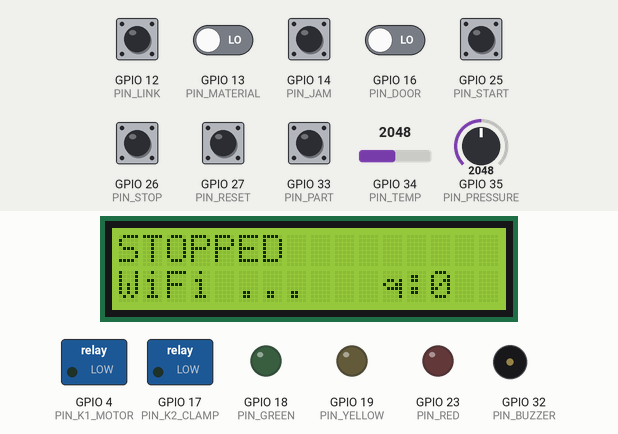
Recording of a sketch running on a simulated ESP32. Parts: 16×2 character LCD, switched loads named in the sketch (green lamp = pin HIGH), output pins drawn as LEDs (lit = HIGH), buzzer (waves = sounding). Dashed ring = blinking. Inputs (shaded band) come from the test bench; at power-on: GPIO 14 (PIN_JAM), GPIO 25 (PIN_START), GPIO 26 (PIN_STOP), GPIO 27 (PIN_RESET), GPIO 33 (PIN_PART) HIGH, GPIO 12 (PIN_LINK), GPIO 13 (PIN_MATERIAL), GPIO 16 (PIN_DOOR) LOW, GPIO 34 (PIN_TEMP) = 2048, GPIO 35 (PIN_PRESSURE) = 2048 (analog values on the 0–4095 scale). WiFi joins after 1.5 s; servers stay silent unless stated; random numbers use the default seed unless the sketch sets one; no MQTT or app messages arrive unless stated; what the sketch prints to the serial monitor is not drawn.

Above: at 1.2 s.
1.3 s: GPIO 25 (PIN_START) pulled LOW for 0.15 s
At 1.83 s:
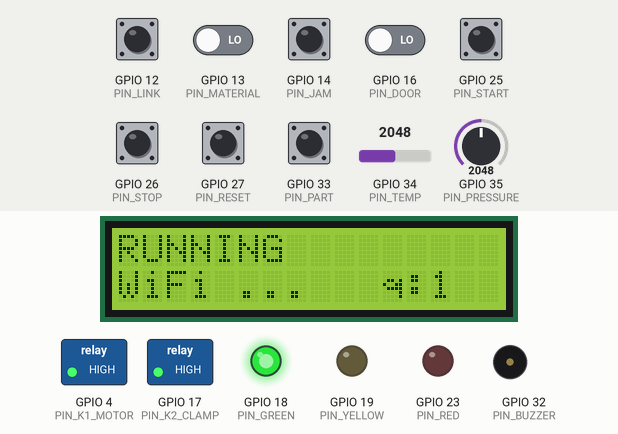
2.0 s: GPIO 34 (PIN_TEMP) set to 491
At 3.8 s:
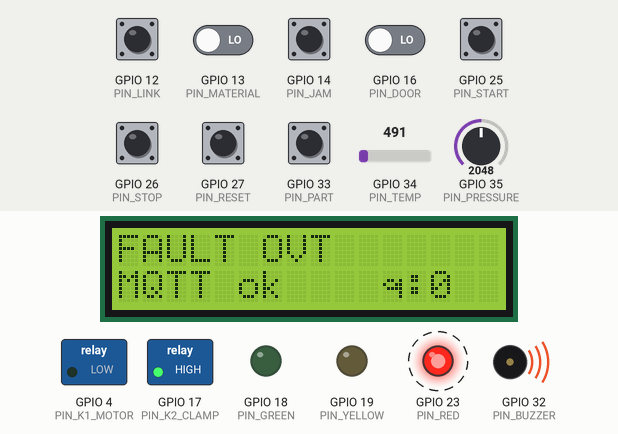
5.0 s: GPIO 12 (PIN_LINK) pulled HIGH for 0.15 s
At 5.37 s:
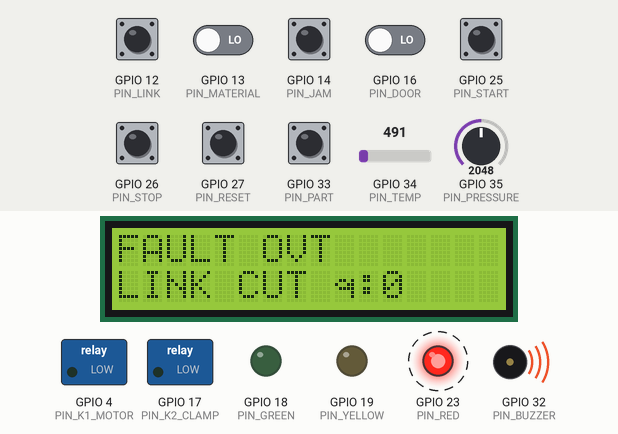
5.7 s: GPIO 16 (PIN_DOOR) driven HIGH
At 7.0 s:
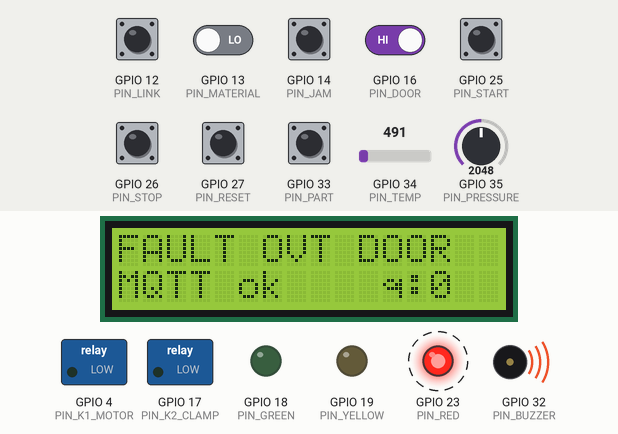
8.7 s: GPIO 12 (PIN_LINK) pulled HIGH for 1 s
At 9.4 s:
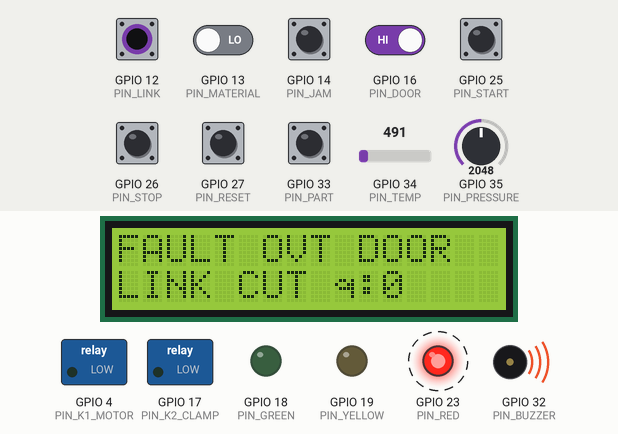
Timing chart, 0 to 12.9 s (numbered marks = the images above; inputs shaded):
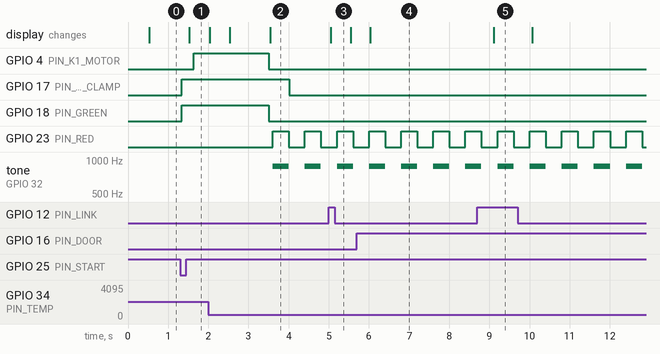

The sketch:

sketch.ino
```cpp
// ChinarSoft — Industrial ESP32 with Wokwi, Episode 6
// Publish machine data with MQTT: JSON, topic design, retained messages and a last will.
//
// Same machine as Episode 4 (andon, START / STOP / RESET / JAM, material, PART counter, NTC,
// 4-20 mA air pressure, K1 MOTOR + K2 CLAMP relays, guard door) - now on the network.
//
// Two cores, two jobs:
//   core 1 (loop)        = the machine. It never waits for the network.
//   core 0 (networkTask) = Wi-Fi + MQTT. It reads a snapshot of the machine and a queue of events.
//
// Topics (every run gets its own random id, printed at boot):
//   chinarsoft/demo/<id>/status  "online" / "offline"   retained, "offline" is the LAST WILL
//   chinarsoft/demo/<id>/state   JSON snapshot           retained, on every change + every 5 s
//   chinarsoft/demo/<id>/event   text events             not retained
//   chinarsoft/demo/<id>/cmd     subscribe: start / stop / reset (same checks as the buttons)
//
// Watch it: any MQTT client -> broker.hivemq.com:1883, subscribe to chinarsoft/demo/<id>/#
// LINK switch (GPIO 12): flip it to cut the "cable" silently - the broker notices after
// 1.5 x keep-alive (15 s) and publishes the last will for us.
//
// State codes = ChinarSoft Virtual Machine HR0: 0 STOPPED, 1 RUNNING, 2 IDLE, 3 FAULT
// Reasons     = HR1: 0 none, 1 material shortage, 2 jam, 3 motor overload, 4 sensor fault,
//               9 guard open (our own code)

#include <Wire.h>
#include <LiquidCrystal_I2C.h>
#include <math.h>
#include <WiFi.h>
#include <PubSubClient.h>

// ---------- pins ----------
const int PIN_START    = 25;
const int PIN_STOP     = 26;
const int PIN_RESET    = 27;
const int PIN_JAM      = 14;
const int PIN_MATERIAL = 13;  // slide switch: connected to GND = material present
const int PIN_PART     = 33;  // part sensor (push button "PART", key P)
const int PIN_TEMP     = 34;  // NTC, ADC1
const int PIN_PRESSURE = 35;  // 4-20 mA across 165 ohm, ADC1
const int PIN_DOOR     = 16;  // guard door switch: connected to GND = closed
const int PIN_LINK     = 12;  // Episode 6: "network cable" switch, connected to GND = link OK

const int PIN_K1_MOTOR = 4;   // relay inputs: pins that stay LOW while the ESP32 boots
const int PIN_K2_CLAMP = 17;  // (avoid the strapping pins 0, 2, 5, 12, 15)

const int PIN_GREEN  = 18;
const int PIN_YELLOW = 19;
const int PIN_RED    = 23;
const int PIN_BUZZER = 32;

LiquidCrystal_I2C lcd(0x27, 16, 2);

// ---------- limits ----------
const float TEMP_WARN_ON  = 60.0;
const float TEMP_WARN_OFF = 55.0;
const float TEMP_TRIP     = 75.0;
const float TEMP_RESET_OK = 70.0;
const float MA_MIN        = 3.6;
const float MA_MAX        = 21.0;
const float BAR_FULL      = 10.0;
const float SHUNT_OHM     = 165.0;
const float FILTER_ALPHA  = 0.1;

const unsigned long CLAMP_SETTLE_MS = 300;  // clamp closes before the motor starts
const unsigned long MOTOR_COAST_MS  = 500;  // motor stops before the clamp opens

// ---------- states ----------
enum State { STOPPED = 0, RUNNING = 1, IDLE = 2, FAULT = 3 };
enum Reason { NONE = 0, MATERIAL_SHORTAGE = 1, JAM = 2, MOTOR_OVERLOAD = 3, SENSOR_FAULT = 4,
              GUARD_OPEN = 9 };

const char* STATE_NAMES[]  = { "STOPPED", "RUNNING", "IDLE", "FAULT" };
const char* REASON_NAMES[] = { "-", "material", "jam", "motor overtemp", "sensor fault",
                               "", "", "", "", "guard open" };
const char* REASON_SHORT[] = { "", " MAT", " JAM", " OVT", " SNS", "", "", "", "", " GRD" };

State  state  = STOPPED;
Reason reason = NONE;
unsigned long stateSince = 0;

// ---------- buttons with a simple debounce (Episode 1) ----------
struct Button {
  int pin;
  bool stable;
  bool lastRead;
  unsigned long changedAt;
};

Button btnStart = { PIN_START, true, true, 0 };
Button btnStop  = { PIN_STOP,  true, true, 0 };
Button btnReset = { PIN_RESET, true, true, 0 };
Button btnJam   = { PIN_JAM,   true, true, 0 };

// ---------- sensor values (Episode 3) ----------
float tempC = 25.0;
float mA = 12.0;
float bar = 5.0;
bool tempBroken = false;
bool loopBroken = false;
bool hot = false;

// ---------- relays ----------
bool k1Motor = false;
bool k2Clamp = false;
unsigned long clampOnSince = 0;   // when K2 closed
unsigned long motorOffSince = 0;  // when K1 opened
const char* block = "-";          // first interlock that holds the motor off
volatile int remoteCmd = 0;       // Episode 6: set by an MQTT command (core 0), used once by core 1

// ---------- shared between the cores (Episode 6) ----------
struct Snapshot {
  uint8_t state, reason, motor, clamp, door;
  float tempC, bar;
  uint32_t good;
  uint16_t cycleDs;
};
Snapshot snap;                                         // written by core 1, read by core 0
portMUX_TYPE snapMux = portMUX_INITIALIZER_UNLOCKED;   // a tiny lock around the copy
QueueHandle_t eventQ;                                  // events waiting for the network
volatile uint32_t eventsDropped = 0;                   // queue full -> counted, not blocked

// The machine never waits for the network: if the queue is full, the event is dropped.
void logEvent(const char* text) {
  Serial.println(text);
  char item[64];
  strncpy(item, text, sizeof(item) - 1);
  item[sizeof(item) - 1] = 0;
  if (xQueueSend(eventQ, item, 0) != pdTRUE) eventsDropped++;
}

bool pressed(Button& b) {
  bool now = digitalRead(b.pin);
  if (now != b.lastRead) {
    b.lastRead = now;
    b.changedAt = millis();
  }
  if (millis() - b.changedAt > 30 && now != b.stable) {
    b.stable = now;
    return b.stable == LOW;
  }
  return false;
}

bool materialPresent() { return digitalRead(PIN_MATERIAL) == LOW; }
bool doorClosed()      { return digitalRead(PIN_DOOR) == LOW; }
bool sensorFault()     { return tempBroken || loopBroken; }

// ---------- part counting (Episode 2) ----------
const unsigned long QUIET_US = 20000;
volatile uint32_t rawEdges = 0;
volatile unsigned long lastEdgeUs = 0;

void IRAM_ATTR onPartChange() {
  if (digitalRead(PIN_PART) == LOW) rawEdges++;
  lastEdgeUs = micros();
}

bool partStable = HIGH;
uint32_t goodCount = 0;
unsigned long lastPartMs = 0;
unsigned int cycleDs = 0;

void setState(State s, Reason r) {
  if (s == state && r == reason) return;
  if (s != RUNNING) lastPartMs = 0;
  state = s;
  reason = r;
  stateSince = millis();
  char ev[64];
  if (reason != NONE) snprintf(ev, sizeof(ev), "-> %s (%s)", STATE_NAMES[state], REASON_NAMES[reason]);
  else snprintf(ev, sizeof(ev), "-> %s", STATE_NAMES[state]);
  logEvent(ev);
}

// ---------- sensors every 50 ms (Episode 3, filter + hysteresis always on) ----------
unsigned long lastSample = 0;

void readSensors() {
  if (millis() - lastSample < 50) return;
  lastSample = millis();

  int t = analogRead(PIN_TEMP);
  tempBroken = (t < 20 || t > 4075);
  if (!tempBroken) {
    const float BETA = 3950;
    float raw = 1 / (log(1 / (4095. / t - 1)) / BETA + 1.0 / 298.15) - 273.15;
    tempC += FILTER_ALPHA * (raw - tempC);
    if (!hot && tempC >= TEMP_WARN_ON) hot = true;
    if (hot && tempC < TEMP_WARN_OFF) hot = false;
  }

  int p = analogRead(PIN_PRESSURE);
  mA = p * 3.3 / 4095.0 / SHUNT_OHM * 1000.0;
  loopBroken = (mA < MA_MIN || mA > MA_MAX);
  bar = (mA - 4.0) * BAR_FULL / 16.0;
  if (bar < 0) bar = 0;
}

void updateStateMachine() {
  int cmd = remoteCmd;               // a remote command = the same button
  remoteCmd = 0;
  bool start = pressed(btnStart) || cmd == 1;
  bool stop  = pressed(btnStop)  || cmd == 2;
  bool reset = pressed(btnReset) || cmd == 3;
  bool jam   = pressed(btnJam);
  bool material = materialPresent();

  // protections first: they beat any button
  if (state == RUNNING || state == IDLE) {
    if (sensorFault())      { setState(FAULT, SENSOR_FAULT);   return; }
    if (tempC >= TEMP_TRIP) { setState(FAULT, MOTOR_OVERLOAD); return; }
    if (!doorClosed())      { setState(STOPPED, GUARD_OPEN);   return; }  // no restart on close
  }

  switch (state) {
    case STOPPED:
      if (start) {
        if (!doorClosed())               logEvent("start refused: guard door open");
        else if (sensorFault())          logEvent("start refused: sensor fault");
        else if (tempC >= TEMP_RESET_OK) logEvent("start refused: motor too hot");
        else setState(material ? RUNNING : IDLE, material ? NONE : MATERIAL_SHORTAGE);
      }
      break;
    case RUNNING:
      if (stop)           setState(STOPPED, NONE);
      else if (jam)       setState(FAULT, JAM);
      else if (!material) setState(IDLE, MATERIAL_SHORTAGE);
      break;
    case IDLE:
      if (stop)          setState(STOPPED, NONE);
      else if (material) setState(RUNNING, NONE);
      break;
    case FAULT:
      if (reset) {
        if (sensorFault())               logEvent("reset refused: sensor fault");
        else if (tempC >= TEMP_RESET_OK) logEvent("reset refused: motor too hot");
        else setState(STOPPED, NONE);
      }
      break;
  }
}

// ---------- the interlock layer: checked every loop, not only when a button is pressed ----------
bool motorAllowed() {
  if (state != RUNNING)                         { block = "state";  return false; }
  if (!doorClosed())                            { block = "door";   return false; }
  if (sensorFault())                            { block = "sensor"; return false; }
  if (tempC >= TEMP_TRIP)                       { block = "temp";   return false; }
  if (!k2Clamp)                                 { block = "clamp";  return false; }
  if (millis() - clampOnSince < CLAMP_SETTLE_MS) { block = "clamp";  return false; }
  block = "-";
  return true;
}

void setRelay(int pin, bool& now, bool want, const char* name) {
  if (want == now) return;
  now = want;
  digitalWrite(pin, want ? HIGH : LOW);
  Serial.print(name);
  Serial.println(want ? " ON" : " OFF");
}

void updateRelays() {
  unsigned long t = millis();

  // K1 motor: on only while every interlock agrees, off at once otherwise
  bool wasMotor = k1Motor;
  setRelay(PIN_K1_MOTOR, k1Motor, motorAllowed(), "K1 MOTOR");
  if (wasMotor && !k1Motor) motorOffSince = t;

  // K2 clamp: closes when RUNNING, opens only after the motor has been off for 500 ms
  bool wantClamp;
  if (state == RUNNING && doorClosed()) wantClamp = true;
  else if (k1Motor) wantClamp = true;
  else if (k2Clamp && t - motorOffSince < MOTOR_COAST_MS) wantClamp = true;
  else wantClamp = false;
  if (wantClamp && !k2Clamp) clampOnSince = t;
  setRelay(PIN_K2_CLAMP, k2Clamp, wantClamp, "K2 CLAMP");
}

// ---------- count parts (Episode 2) ----------
void updateCounter() {
  if (micros() - lastEdgeUs < QUIET_US) return;
  bool level = digitalRead(PIN_PART);
  if (level == partStable) return;
  partStable = level;
  if (level == LOW && state == RUNNING && k1Motor) {   // no motor, no part
    unsigned long now = millis();
    if (lastPartMs != 0) cycleDs = (now - lastPartMs + 50) / 100;
    lastPartMs = now;
    goodCount++;
  }
}

// ---------- outputs ----------
void updateAndon() {
  bool blink = (millis() / 400) % 2;
  digitalWrite(PIN_GREEN,  state == RUNNING);
  digitalWrite(PIN_YELLOW, state == IDLE || (state == STOPPED && reason == GUARD_OPEN && blink));
  digitalWrite(PIN_RED,    state == FAULT && blink);

  static bool buzzing = false;
  bool wantBuzz = (state == FAULT && blink);
  if (wantBuzz != buzzing) {
    buzzing = wantBuzz;
    if (buzzing) tone(PIN_BUZZER, 880);
    else noTone(PIN_BUZZER);
  }
}

void serial1(float v) {
  int x = (int)(v * 10 + (v < 0 ? -0.5 : 0.5));
  if (x < 0) { Serial.print("-"); x = -x; }
  Serial.print(x / 10);
  Serial.print(".");
  Serial.print(x % 10);
}

unsigned long lastReport = 0;

// ---------- network (Episode 6): everything below runs on core 0 ----------
const char* WIFI_SSID = "Wokwi-GUEST";
const char* MQTT_HOST = "broker.hivemq.com";
const uint16_t MQTT_PORT = 1883;
const uint16_t KEEPALIVE_S = 10;          // the broker gives up after 1.5 x 10 s of silence
const unsigned long STATE_EVERY_MS = 5000;

WiFiClient net;
PubSubClient mqtt(net);
char clientId[24];
char tStatus[48], tState[48], tEvent[48], tCmd[48];
volatile bool wifiOk = false, mqttOk = false, linkOk = true;
volatile uint32_t published = 0;

void onCommand(char* topic, byte* payload, unsigned int len) {
  char c[16];
  unsigned int n = len < sizeof(c) - 1 ? len : sizeof(c) - 1;
  for (unsigned int i = 0; i < n; i++) c[i] = tolower(payload[i]);
  c[n] = 0;
  Serial.print("MQTT <- cmd: ");
  Serial.println(c);
  if      (!strcmp(c, "start")) remoteCmd = 1;
  else if (!strcmp(c, "stop"))  remoteCmd = 2;
  else if (!strcmp(c, "reset")) remoteCmd = 3;
  else logEvent("unknown command");
}

int stateJson(char* out, size_t size, const Snapshot& s) {
  int tx = (int)lround(s.tempC * 10), bx = (int)lround(s.bar * 10);
  return snprintf(out, size,
    "{\"state\":%u,\"reason\":%u,\"motor\":%u,\"clamp\":%u,\"door\":%u,"
    "\"temp_c\":%d.%d,\"bar\":%d.%d,\"good\":%lu,\"cycle_s\":%u.%u,\"dropped\":%lu}",
    s.state, s.reason, s.motor, s.clamp, s.door, tx / 10, abs(tx % 10), bx / 10, bx % 10,
    (unsigned long)s.good, s.cycleDs / 10, s.cycleDs % 10, (unsigned long)eventsDropped);
}

unsigned long lastTry = 0;
bool neverTried = true;
unsigned long lastState = 0;
Snapshot lastSent;
bool sendState = true;

void networkStep() {
  linkOk = digitalRead(PIN_LINK) == LOW;
  if (!linkOk) return;                    // cable cut: we go silent, nothing is sent or read

  if (WiFi.status() != WL_CONNECTED) {
    wifiOk = mqttOk = false;
    if (neverTried || millis() - lastTry > 5000) {
      neverTried = false;
      lastTry = millis();
      Serial.println("WiFi: connecting ...");
      WiFi.begin(WIFI_SSID, "", 6);
    }
    return;
  }
  wifiOk = true;

  if (!mqtt.connected()) {
    if (mqttOk) Serial.println("MQTT: connection lost");
    mqttOk = false;
    if (millis() - lastTry > 2000) {
      lastTry = millis();
      Serial.println("MQTT: connecting ...");
      // the last will: the BROKER publishes "offline" (retained) if we vanish without saying goodbye
      if (mqtt.connect(clientId, nullptr, nullptr, tStatus, 1, true, "offline")) {
        mqtt.publish(tStatus, "online", true);
        mqtt.subscribe(tCmd, 1);
        Serial.println("MQTT: connected - status online (retained), last will = offline");
        mqttOk = true;
        sendState = true;
      } else {
        Serial.print("MQTT: failed, rc=");
        Serial.println(mqtt.state());
      }
    }
    return;
  }
  mqttOk = true;
  mqtt.loop();                            // keep-alive pings + incoming commands

  char ev[64];
  while (xQueueReceive(eventQ, ev, 0) == pdTRUE) {
    mqtt.publish(tEvent, ev, false);      // events: not retained - they are history, not state
    published++;
  }

  Snapshot s;
  portENTER_CRITICAL(&snapMux);
  s = snap;
  portEXIT_CRITICAL(&snapMux);
  if (s.state != lastSent.state || s.reason != lastSent.reason || s.motor != lastSent.motor ||
      s.clamp != lastSent.clamp || s.door != lastSent.door || s.good != lastSent.good) sendState = true;
  if (sendState || millis() - lastState >= STATE_EVERY_MS) {
    char js[200];
    stateJson(js, sizeof(js), s);
    mqtt.publish(tState, js, true);       // state: retained - a new dashboard sees it at once
    published++;
    lastSent = s;
    lastState = millis();
    sendState = false;
  }
}

void networkTask(void*) {
  for (;;) {
    networkStep();
    vTaskDelay(pdMS_TO_TICKS(10));
  }
}

// ---------- core 1: copy the machine into the snapshot, LCD ----------

void report() {
  portENTER_CRITICAL(&snapMux);
  snap.state = state;
  snap.reason = reason;
  snap.motor = k1Motor;
  snap.clamp = k2Clamp;
  snap.door = doorClosed();
  snap.tempC = tempC;
  snap.bar = bar;
  snap.good = goodCount;
  snap.cycleDs = cycleDs;
  portEXIT_CRITICAL(&snapMux);

  if (millis() - lastReport < 500) return;
  lastReport = millis();

  // LCD line 1: state + reason, line 2: network
  lcd.setCursor(0, 0);
  lcd.print(STATE_NAMES[state]);
  lcd.print(REASON_SHORT[reason]);
  if (!doorClosed() && reason != GUARD_OPEN) lcd.print(" DOOR");
  lcd.print("        ");
  lcd.setCursor(0, 1);
  if (!linkOk)      lcd.print("LINK CUT q:");
  else if (!wifiOk) lcd.print("WiFi ...   q:");
  else if (!mqttOk) lcd.print("MQTT ...   q:");
  else              lcd.print("MQTT ok    q:");
  lcd.print((int)uxQueueMessagesWaiting(eventQ));
  lcd.print("   ");
}

void setup() {
  // relays first: write LOW before the pin becomes an output, so they never click at boot
  digitalWrite(PIN_K1_MOTOR, LOW);
  digitalWrite(PIN_K2_CLAMP, LOW);
  pinMode(PIN_K1_MOTOR, OUTPUT);
  pinMode(PIN_K2_CLAMP, OUTPUT);

  Serial.begin(115200);

  pinMode(PIN_START, INPUT_PULLUP);
  pinMode(PIN_STOP, INPUT_PULLUP);
  pinMode(PIN_RESET, INPUT_PULLUP);
  pinMode(PIN_JAM, INPUT_PULLUP);
  pinMode(PIN_MATERIAL, INPUT_PULLUP);
  pinMode(PIN_PART, INPUT_PULLUP);
  pinMode(PIN_DOOR, INPUT_PULLUP);
  pinMode(PIN_LINK, INPUT_PULLUP);
  attachInterrupt(digitalPinToInterrupt(PIN_PART), onPartChange, CHANGE);

  pinMode(PIN_GREEN, OUTPUT);
  pinMode(PIN_YELLOW, OUTPUT);
  pinMode(PIN_RED, OUTPUT);
  pinMode(PIN_BUZZER, OUTPUT);

  analogReadResolution(12);
  lcd.init();
  lcd.backlight();

  // start the temperature filter at the real value
  int t = analogRead(PIN_TEMP);
  if (t > 20 && t < 4075) tempC = 1 / (log(1 / (4095. / t - 1)) / 3950 + 1.0 / 298.15) - 273.15;

  // Episode 6: topics with a random id per run, the event queue, the network task on core 0
  eventQ = xQueueCreate(16, 64);
  uint32_t id = esp_random() & 0xFFFFFF;
  snprintf(clientId, sizeof(clientId), "chinarsoft-%06lx", (unsigned long)id);
  snprintf(tStatus, sizeof(tStatus), "chinarsoft/demo/%06lx/status", (unsigned long)id);
  snprintf(tState,  sizeof(tState),  "chinarsoft/demo/%06lx/state",  (unsigned long)id);
  snprintf(tEvent,  sizeof(tEvent),  "chinarsoft/demo/%06lx/event",  (unsigned long)id);
  snprintf(tCmd,    sizeof(tCmd),    "chinarsoft/demo/%06lx/cmd",    (unsigned long)id);
  mqtt.setServer(MQTT_HOST, MQTT_PORT);
  mqtt.setKeepAlive(KEEPALIVE_S);
  mqtt.setBufferSize(512);
  mqtt.setCallback(onCommand);
  WiFi.mode(WIFI_STA);
  xTaskCreatePinnedToCore(networkTask, "net", 8192, nullptr, 1, nullptr, 0);

  Serial.println("ChinarSoft machine ready. Close the guard door (D), then START.");
  Serial.print("MQTT: broker.hivemq.com:1883 - subscribe to chinarsoft/demo/");
  Serial.print(clientId + 11);
  Serial.println("/#");
  stateSince = millis();
}

void loop() {
  readSensors();
  updateStateMachine();
  updateRelays();
  updateCounter();
  updateAndon();
  report();
  delay(5);
}
```

Measured:
- after the input at 1.3 s, GPIO 4 (PIN_K1_MOTOR): LOW → HIGH after 0.34 s; GPIO 17 (PIN_K2_CLAMP), GPIO 18 (PIN_GREEN): LOW → HIGH at once; the display: changes after 0.23 s (image 1)
- after the input at 2.0 s, GPIO 4 (PIN_K1_MOTOR), GPIO 18 (PIN_GREEN): HIGH → LOW after 1.5 s; GPIO 17 (PIN_K2_CLAMP): HIGH → LOW after 2.0 s; GPIO 23 (PIN_RED): alternates HIGH for 0.40 s and LOW for 0.40 s, starting after 1.6 s; tone on GPIO 32 (PIN_BUZZER): alternates 880 Hz for 0.40 s and silent for 0.40 s, starting after 1.6 s
- after the input at 5.0 s, the display: changes after 0.05 s (image 3)
- after the input at 5.7 s, the display: changes after 0.33 s (image 4)
- after the input at 8.7 s, the display: changes after 0.40 s (image 5)
